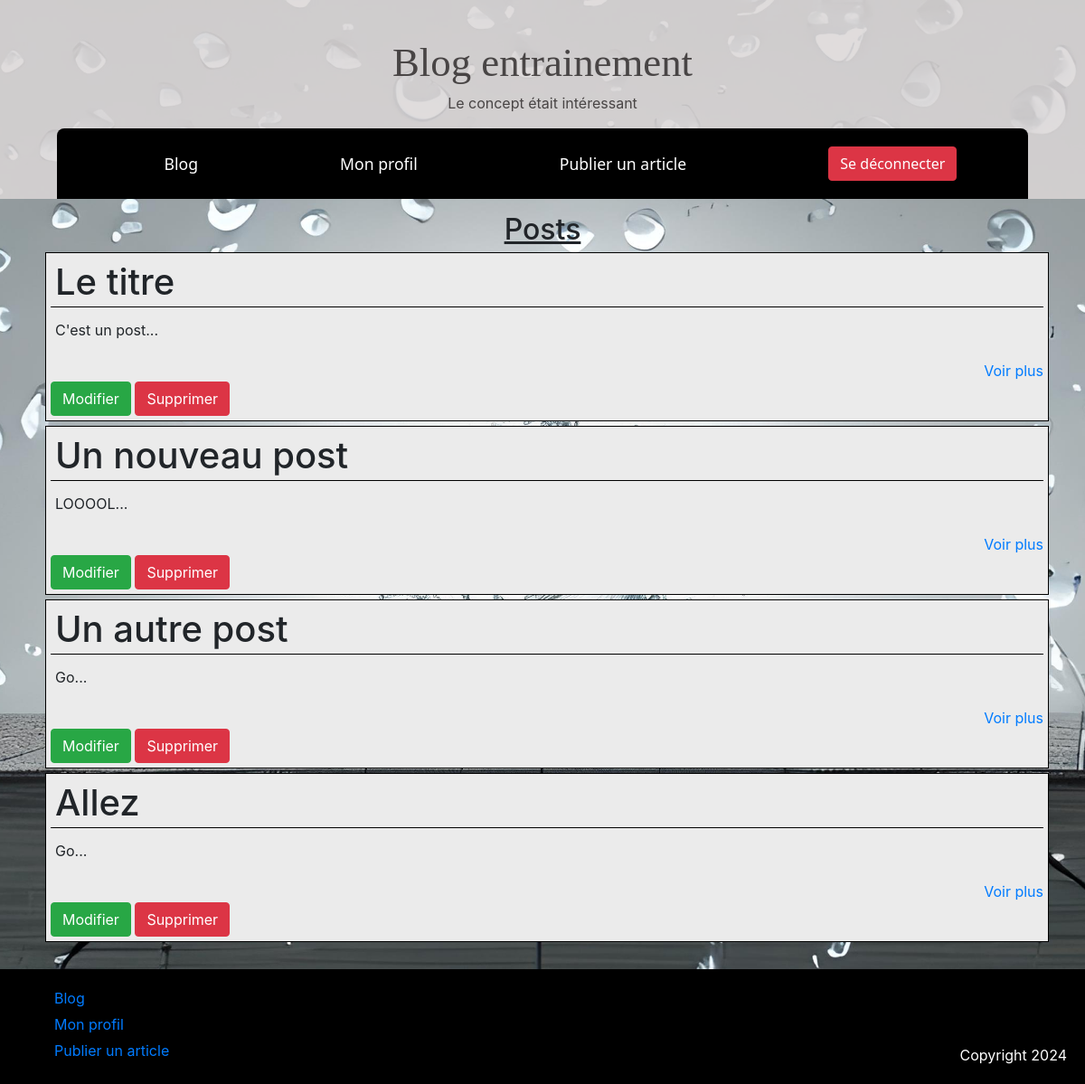
Before: /manageposts.php?auteur=Sixtenow (signed in) with the older database file.
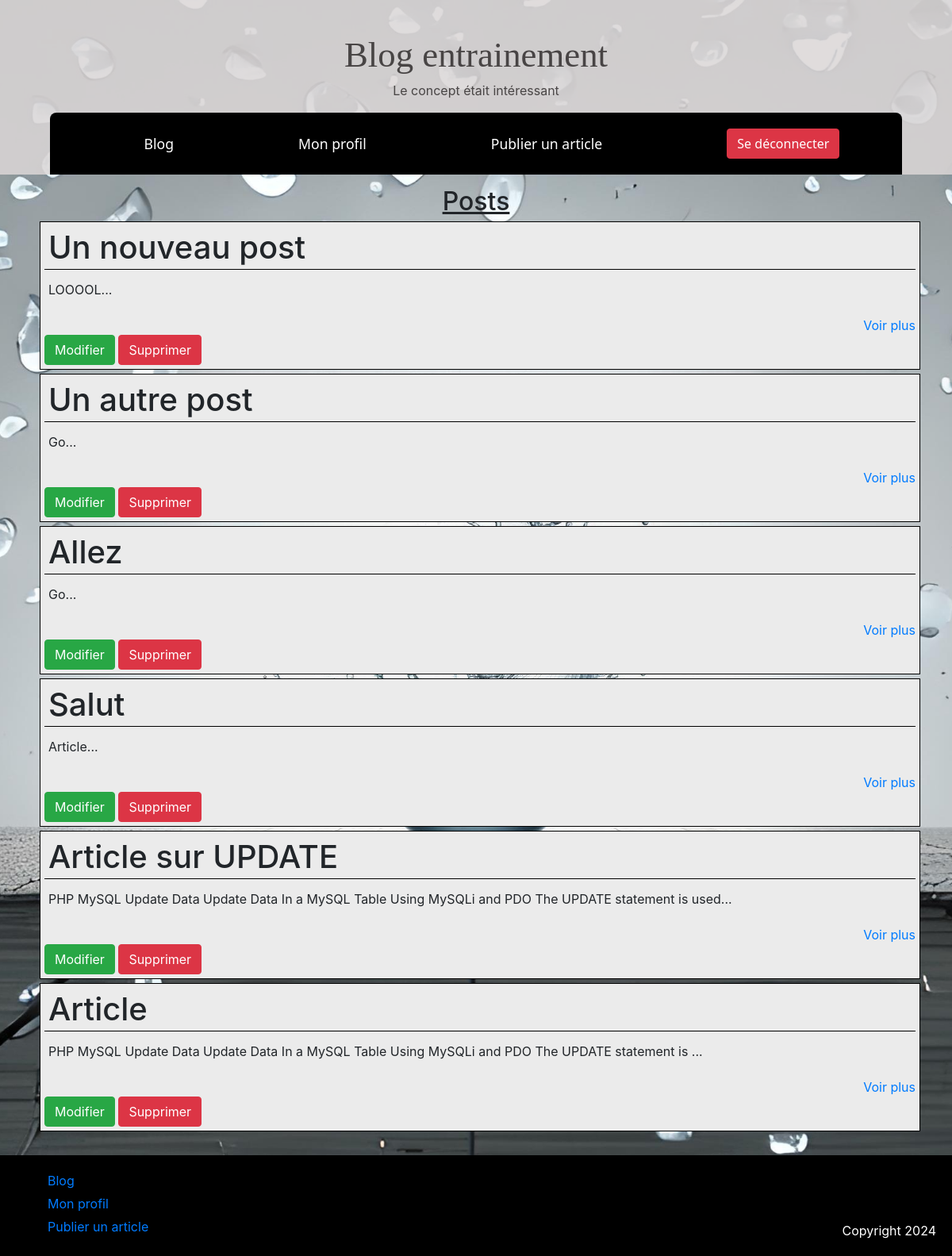
After: the same page with the newer database file.
### tables this page shows
CREATE TABLE IF NOT EXISTS `blog` (
  `idpost` int NOT NULL AUTO_INCREMENT,
  `titre` text NOT NULL,
  `contenu` text NOT NULL,
  `date` text NOT NULL,
  `auteur` text NOT NULL,
  PRIMARY KEY (`idpost`)
);

### manageposts.php (the view, shortened to what this page needs)
<?php
    if (!isset($_SESSION['id'])) {
        header('location: pageconnexion.php');
    }else if (isset($_GET['auteur'])) {
        require_once "./bdconnect/bdconnect.php";
        $newlink='<a href="index.php?logout=0"><li><button class="btn btn-danger">Se déconnecter</button></li></a>';
        $rech=$_bdd->prepare('SELECT * FROM blog WHERE auteur=:auteur');
        $rech->execute(array('auteur'=>$_GET['auteur']));
        $result=$rech->fetchall();
    }else {
        header('location: ./index.php');
        exit;
    }
?>
<!DOCTYPE html>
<html lang="en">
<head>
    <link rel="stylesheet" href="./bootstrap/css/bootstrap.min.css">
    <link rel="stylesheet" href="./css/style.css">
</head>
<body>
    <?php include "./inc/navbar.php";?>
    <div class='container'>
        <h2 style='text-align:center;text-decoration:underline;'>Posts</h2>
        <?php
            if (count($result)>0) {
                foreach ($result as $row) {
                ?>
                    <div class="post" style="padding:5px;">
                        <h1><?php echo($row["titre"])?></h1>
                        <p><?php echo(substr($row["contenu"],0,100))?>...</p>
                        <a href="./voirpost.php?id=<?php echo ($row["idpost"]) ?>" style='text-align:right;display:block;'>Voir plus</a>
                        <button class="btn btn-success">Modifier</button>
                        <button class="btn btn-danger supp" id="<?php echo($row["idpost"])?>">Supprimer</button>
                    </div>
                <?php
                }
            }else {
                echo('<p>Pas de posts</p>');
            }
        ?>
    </div>
    <?php include './inc/footer.php';?>
</body>
</html>

Changed rows visible on the page:
removed blog: titre "Le titre", contenu "C'est un post"
added blog: titre "Salut", contenu "Article"
added blog: titre "Article sur UPDATE", contenu "PHP MySQL Update Data Update Data In a MySQL Table Using MySQLi and PDO The UPDATE statement is used"
added blog: titre "Article", contenu "PHP MySQL Update Data Update Data In a MySQL Table Using MySQLi and PDO The UPDATE statement is"
